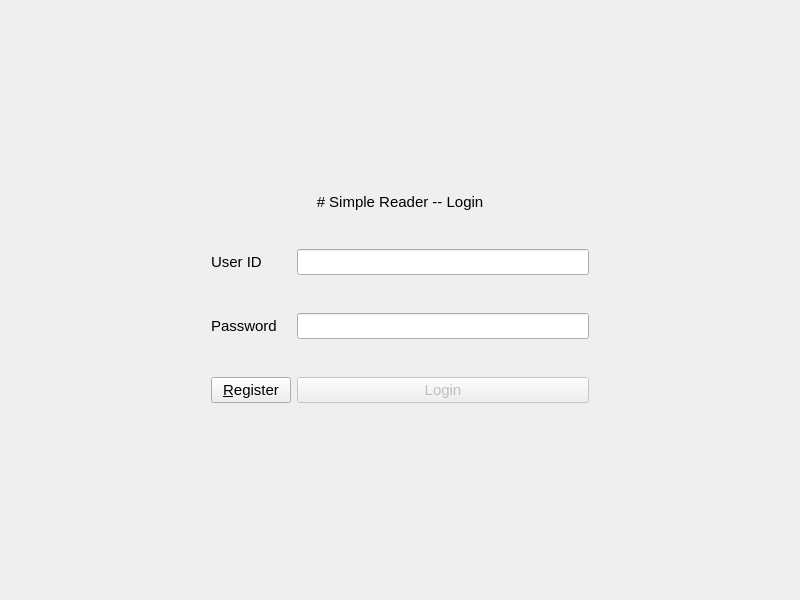
<?xml version="1.0" encoding="UTF-8"?>
<ui version="4.0">
    <class>Form</class>
    <widget class="QWidget" name="Form">
        <property name="geometry">
            <rect>
                <x>0</x>
                <y>0</y>
                <width>800</width>
                <height>600</height>
            </rect>
        </property>
        <property name="windowTitle">
            <string>Form</string>
        </property>
        <layout class="QHBoxLayout" name="horizontalLayout">
            <item>
                <layout class="QGridLayout" name="gridLayout">
                    <property name="leftMargin">
                        <number>200</number>
                    </property>
                    <property name="topMargin">
                        <number>150</number>
                    </property>
                    <property name="rightMargin">
                        <number>200</number>
                    </property>
                    <property name="bottomMargin">
                        <number>150</number>
                    </property>
                    <item row="2" column="0">
                        <widget class="QLabel" name="label_2">
                            <property name="font">
                                <font>
                                    <pointsize>11</pointsize>
                                </font>
                            </property>
                            <property name="text">
                                <string>Password</string>
                            </property>
                        </widget>
                    </item>
                    <item row="1" column="1">
                        <widget class="QLineEdit" name="UidInput">
                            <property name="font">
                                <font>
                                    <pointsize>11</pointsize>
                                </font>
                            </property>
                        </widget>
                    </item>
                    <item row="2" column="1">
                        <widget class="QLineEdit" name="PswInput">
                            <property name="font">
                                <font>
                                    <pointsize>11</pointsize>
                                </font>
                            </property>
                            <property name="echoMode">
                                <enum>QLineEdit::Password</enum>
                            </property>
                        </widget>
                    </item>
                    <item row="1" column="0">
                        <widget class="QLabel" name="label">
                            <property name="font">
                                <font>
                                    <pointsize>11</pointsize>
                                </font>
                            </property>
                            <property name="text">
                                <string>User ID</string>
                            </property>
                        </widget>
                    </item>
                    <item row="3" column="0">
                        <widget class="QPushButton" name="RegBtn">
                            <property name="font">
                                <font>
                                    <pointsize>11</pointsize>
                                </font>
                            </property>
                            <property name="text">
                                <string>&amp;Register</string>
                            </property>
                            <property name="shortcut">
                                <string>Alt+R</string>
                            </property>
                        </widget>
                    </item>
                    <item row="3" column="1">
                        <widget class="QPushButton" name="LoginBtn">
                            <property name="enabled">
                                <bool>false</bool>
                            </property>
                            <property name="sizePolicy">
                                <sizepolicy hsizetype="Minimum" vsizetype="Fixed">
                                    <horstretch>0</horstretch>
                                    <verstretch>0</verstretch>
                                </sizepolicy>
                            </property>
                            <property name="font">
                                <font>
                                    <pointsize>11</pointsize>
                                </font>
                            </property>
                            <property name="text">
                                <string>Login</string>
                            </property>
                            <property name="shortcut">
                                <string>Return</string>
                            </property>
                        </widget>
                    </item>
                    <item row="0" column="0" colspan="2">
                        <widget class="QLabel" name="label_3">
                            <property name="sizePolicy">
                                <sizepolicy hsizetype="Preferred" vsizetype="Fixed">
                                    <horstretch>0</horstretch>
                                    <verstretch>0</verstretch>
                                </sizepolicy>
                            </property>
                            <property name="font">
                                <font>
                                    <pointsize>11</pointsize>
                                </font>
                            </property>
                            <property name="text">
                                <string># Simple Reader -- Login</string>
                            </property>
                            <property name="textFormat">
                                <enum>Qt::MarkdownText</enum>
                            </property>
                            <property name="alignment">
                                <set>Qt::AlignCenter</set>
                            </property>
                        </widget>
                    </item>
                </layout>
            </item>
        </layout>
    </widget>
    <resources/>
    <connections/>
</ui>
